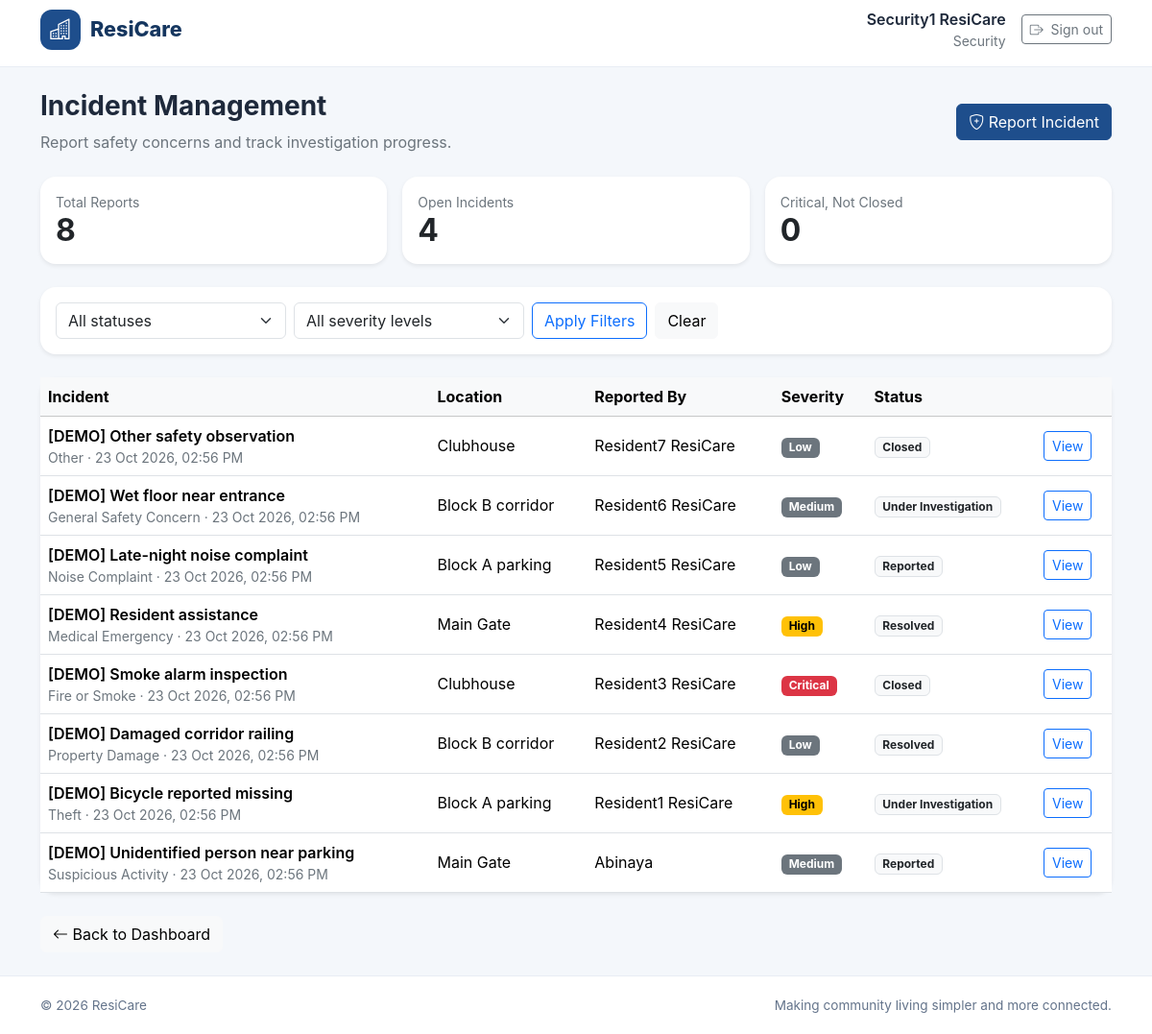
The app's page /community/incidents/ (signed in) with its own data.
### accounts/models.py (models this page shows, shortened)
class User(AbstractUser):
    class Role(models.TextChoices):
        RESIDENT = "RESIDENT", "Resident"
        SECURITY = "SECURITY", "Security"
        MANAGEMENT = "MANAGEMENT", "Management"
    role = models.CharField(
        max_length=20,
        choices=Role.choices,
        default=Role.RESIDENT,
    )
    phone_number = models.CharField(
        max_length=15,
        blank=True,
    )

### community_hub/models.py (models this page shows, shortened)
class IncidentReport(models.Model):
    class Category(models.TextChoices):
        SUSPICIOUS_ACTIVITY = "SUSPICIOUS_ACTIVITY", "Suspicious Activity"
        THEFT = "THEFT", "Theft"
        PROPERTY_DAMAGE = "PROPERTY_DAMAGE", "Property Damage"
        FIRE = "FIRE", "Fire or Smoke"
        MEDICAL = "MEDICAL", "Medical Emergency"
        NOISE = "NOISE", "Noise Complaint"
        SAFETY = "SAFETY", "General Safety Concern"
        OTHER = "OTHER", "Other"
    class Severity(models.TextChoices):
        LOW = "LOW", "Low"
        MEDIUM = "MEDIUM", "Medium"
        HIGH = "HIGH", "High"
        CRITICAL = "CRITICAL", "Critical"
    class Status(models.TextChoices):
        REPORTED = "REPORTED", "Reported"
        INVESTIGATING = "INVESTIGATING", "Under Investigation"
        RESOLVED = "RESOLVED", "Resolved"
        CLOSED = "CLOSED", "Closed"
    title = models.CharField(max_length=200)
    category = models.CharField(max_length=30, choices=Category.choices)
    severity = models.CharField(
        max_length=10,
        choices=Severity.choices,
        default=Severity.MEDIUM,
    )
    location = models.CharField(max_length=200)
    description = models.TextField()
    status = models.CharField(
        max_length=15,
        choices=Status.choices,
        default=Status.REPORTED,
    )
    reported_by = models.ForeignKey(
        "accounts.User",
        on_delete=models.SET_NULL,
        null=True,
        related_name="reported_incidents",
    )
    assigned_to = models.ForeignKey(
        "accounts.User",
        on_delete=models.SET_NULL,
        null=True,
        blank=True,
        related_name="assigned_incidents",
        limit_choices_to={"role__in": ["SECURITY", "MANAGEMENT"]},
    )
    resolution_notes = models.TextField(blank=True)
    created_at = models.DateTimeField(auto_now_add=True)
    updated_at = models.DateTimeField(auto_now=True)
    resolved_at = models.DateTimeField(null=True, blank=True)
    class Meta:
        ordering = ["-created_at"]

### community_hub/views.py (the view, shortened to what this page needs)
# urls.py: path("incidents/", views.incidents, name="incidents"),
@login_required
def incidents(request):
    user = request.user
    if user.role in {"SECURITY", "MANAGEMENT"}:
        incident_list = IncidentReport.objects.select_related(
            "reported_by",
            "assigned_to",
        )
    else:
        raise PermissionDenied
    status_filter = request.GET.get("status", "")
    severity_filter = request.GET.get("severity", "")
    if status_filter in IncidentReport.Status.values:
        incident_list = incident_list.filter(status=status_filter)
    if severity_filter in IncidentReport.Severity.values:
        incident_list = incident_list.filter(severity=severity_filter)
    context = {
        "incidents": incident_list,
        "role": user.role,
        "status_filter": status_filter,
        "severity_filter": severity_filter,
        "status_choices": IncidentReport.Status.choices,
        "severity_choices": IncidentReport.Severity.choices,
        "total_count": incident_list.count(),
        "open_count": incident_list.exclude(
            status__in=[
                IncidentReport.Status.RESOLVED,
                IncidentReport.Status.CLOSED,
            ]
        ).count(),
        "critical_count": incident_list.filter(
            severity=IncidentReport.Severity.CRITICAL
        ).exclude(
            status=IncidentReport.Status.CLOSED
        ).count(),
    }
    return render(request, "community/incidents.html", context)

### templates/community/incidents.html (shortened to what this page needs)
{% extends "base.html" %}
{% block content %}
<div class="container py-4">
    <div class="d-flex flex-wrap justify-content-between align-items-center gap-3 mb-4">
        <div>
            <h1 class="h3 fw-bold">Incident Management</h1>
            <p class="text-secondary mb-0">
                Report safety concerns and track investigation progress.
            </p>
        </div>
        <a href="{% url 'community:incident_create' %}" class="btn btn-primary">
            <i class="bi bi-shield-plus"></i> Report Incident
        </a>
    </div>
    <div class="row g-3 mb-4">
        <div class="col-md-4">
            <div class="card border-0 shadow-sm rounded-4 h-100">
                <div class="card-body">
                    <div class="text-secondary small">Total Reports</div>
                    <div class="h2 fw-bold mb-0">{{ total_count }}</div>
                </div>
            </div>
        </div>
        <div class="col-md-4">
            <div class="card border-0 shadow-sm rounded-4 h-100">
                <div class="card-body">
                    <div class="text-secondary small">Open Incidents</div>
                    <div class="h2 fw-bold mb-0">{{ open_count }}</div>
                </div>
            </div>
        </div>
        <div class="col-md-4">
            <div class="card border-0 shadow-sm rounded-4 h-100">
                <div class="card-body">
                    <div class="text-secondary small">Critical, Not Closed</div>
                    <div class="h2 fw-bold mb-0">{{ critical_count }}</div>
                </div>
            </div>
        </div>
    </div>
    <form method="get" class="card border-0 shadow-sm rounded-4 mb-4">
        <div class="card-body d-flex flex-wrap gap-2">
            <select name="status" class="form-select" style="max-width: 240px;">
                <option value="">All statuses</option>
            </select>
            <select name="severity" class="form-select" style="max-width: 240px;">
                <option value="">All severity levels</option>
            </select>
            <button class="btn btn-outline-primary" type="submit">Apply Filters</button>
            <a href="{% url 'community:incidents' %}" class="btn btn-light">Clear</a>
        </div>
    </form>
    <div class="card border-0 shadow-sm rounded-4">
        <div class="table-responsive">
            <table class="table align-middle mb-0">
                <thead class="table-light">
                    <tr>
                        <th>Incident</th>
                        <th>Location</th>
                        {% if role != "RESIDENT" %}<th>Reported By</th>{% endif %}
                        <th>Severity</th>
                        <th>Status</th>
                        <th></th>
                    </tr>
                </thead>
                <tbody>
                    {% for incident in incidents %}
                    <tr>
                        <td>
                            <div class="fw-semibold">{{ incident.title }}</div>
                            <div class="small text-secondary">
                                {{ incident.get_category_display }}
                                · {{ incident.created_at|date:"d M Y, h:i A" }}
                            </div>
                        </td>
                        <td>{{ incident.location }}</td>
                        {% if role != "RESIDENT" %}
                        <td>
                            {% if incident.reported_by %}
                                {{ incident.reported_by.get_full_name|default:incident.reported_by.username }}
                            {% else %}
                                Former user
                            {% endif %}
                        </td>
                        {% endif %}
                        <td>
                            {% if incident.severity == "CRITICAL" %}
                            <span class="badge text-bg-danger">{{ incident.get_severity_display }}</span>
                            {% elif incident.severity == "HIGH" %}
                            <span class="badge text-bg-warning">{{ incident.get_severity_display }}</span>
                            {% else %}
                            <span class="badge text-bg-secondary">{{ incident.get_severity_display }}</span>
                            {% endif %}
                        </td>
                        <td>
                            <span class="badge text-bg-light border text-dark">
                                {{ incident.get_status_display }}
                            </span>
                        </td>
                        <td>
                            <a href="{% url 'community:incident_detail' incident.pk %}"
                               class="btn btn-sm btn-outline-primary">View</a>
                        </td>
                    </tr>
                    {% endfor %}
                </tbody>
            </table>
        </div>
    </div>
    <a href="{% url 'dashboard' %}" class="btn btn-light mt-4">
        <i class="bi bi-arrow-left"></i> Back to Dashboard
    </a>
</div>
{% endblock %}

### templates/base.html (shortened to what this page needs)
{% load static %}
<!DOCTYPE html>
<html lang="en">
<head>
    <link href="https://cdn.jsdelivr.net/npm/bootstrap@5.3.3/dist/css/bootstrap.min.css"
          rel="stylesheet">
    <link href="https://cdn.jsdelivr.net/npm/bootstrap-icons@1.11.3/font/bootstrap-icons.min.css"
          rel="stylesheet">
</head>
<body>
    <header class="rc-navbar">
        <nav class="container h-100 d-flex align-items-center justify-content-between py-2">
            <a href="{% if user.is_authenticated %}{% url 'dashboard' %}{% else %}{% url 'login' %}{% endif %}"
               class="rc-brand">
                <span class="rc-brand-icon">
                    <i class="bi bi-buildings"></i>
                </span>
                <span>ResiCare</span>
            </a>
            {% if user.is_authenticated %}
                <div class="d-flex align-items-center gap-3">
                    <div class="d-none d-sm-block text-end">
                        <div class="fw-semibold">{{ user.get_full_name|default:user.username }}</div>
                        <div class="small text-secondary">{{ user.get_role_display }}</div>
                    </div>
                    <form method="post" action="{% url 'logout' %}" class="m-0">
                        <button type="submit" class="btn btn-outline-secondary btn-sm">
                            <i class="bi bi-box-arrow-right me-1"></i>
                            Sign out
                        </button>
                    </form>
                </div>
            {% endif %}
        </nav>
    </header>
    <main class="rc-main">
        {% block content %}{% endblock %}
    </main>
    <footer class="rc-footer">
        <div class="container d-flex flex-column flex-sm-row justify-content-between gap-2">
            <span>&copy; {% now "Y" %} ResiCare</span>
            <span>Making community living simpler and more connected.</span>
        </div>
    </footer>
</body>
</html>

### templates/base.html (style rules this page uses)
:root { --rc-primary: #1e4e8c; --rc-primary-dark: #15365f; --rc-background: #f4f7fb; --rc-text: #1e293b; --rc-muted: #64748b; }
* { box-sizing: border-box; }
body { margin: 0; font-family: Inter, "Segoe UI", Arial, sans-serif; color: var(--rc-text); background: var(--rc-background); }
.rc-navbar { min-height: 70px; background: #fff; border-bottom: 1px solid #e8edf4; }
.rc-brand { display: inline-flex; align-items: center; gap: 10px; color: var(--rc-primary-dark); font-size: 1.35rem; font-weight: 800; text-decoration: none; }
.rc-brand-icon { display: inline-flex; align-items: center; justify-content: center; width: 42px; height: 42px; color: #fff; background: var(--rc-primary); border-radius: 12px; }
.rc-main { min-height: calc(100vh - 130px); }
.rc-footer { padding: 20px 0; color: var(--rc-muted); background: #fff; border-top: 1px solid #e8edf4; font-size: .85rem; }
.btn-primary { background-color: var(--rc-primary); border-color: var(--rc-primary); }

### records on screen
User: get_full_name "Security1 ResiCare", role "Security"
IncidentReport: title "[DEMO] Other safety observation", category "Other", created_at "23 Oct 2026, 02:56 PM", location "Clubhouse", reported_by.get_full_name "Resident7 ResiCare", severity "Low", status "Closed"
IncidentReport: title "[DEMO] Wet floor near entrance", category "General Safety Concern", created_at "23 Oct 2026, 02:56 PM", location "Block B corridor", reported_by.get_full_name "Resident6 ResiCare", severity "Medium", status "Under Investigation"
IncidentReport: title "[DEMO] Late-night noise complaint", category "Noise Complaint", created_at "23 Oct 2026, 02:56 PM", location "Block A parking", reported_by.get_full_name "Resident5 ResiCare", severity "Low", status "Reported"
IncidentReport: title "[DEMO] Resident assistance", category "Medical Emergency", created_at "23 Oct 2026, 02:56 PM", location "Main Gate", reported_by.get_full_name "Resident4 ResiCare", severity "High", status "Resolved"
IncidentReport: title "[DEMO] Smoke alarm inspection", category "Fire or Smoke", created_at "23 Oct 2026, 02:56 PM", location "Clubhouse", reported_by.get_full_name "Resident3 ResiCare", severity "Critical", status "Closed"
IncidentReport: title "[DEMO] Damaged corridor railing", category "Property Damage", created_at "23 Oct 2026, 02:56 PM", location "Block B corridor", reported_by.get_full_name "Resident2 ResiCare", severity "Low", status "Resolved"
IncidentReport: title "[DEMO] Bicycle reported missing", category "Theft", created_at "23 Oct 2026, 02:56 PM", location "Block A parking", reported_by.get_full_name "Resident1 ResiCare", severity "High", status "Under Investigation"
IncidentReport: title "[DEMO] Unidentified person near parking", category "Suspicious Activity", created_at "23 Oct 2026, 02:56 PM", location "Main Gate", reported_by.get_full_name "Abinaya", severity "Medium", status "Reported"

### other values on screen
{{ total_count }} "8"
{{ open_count }} "4"
{{ critical_count }} "0"
